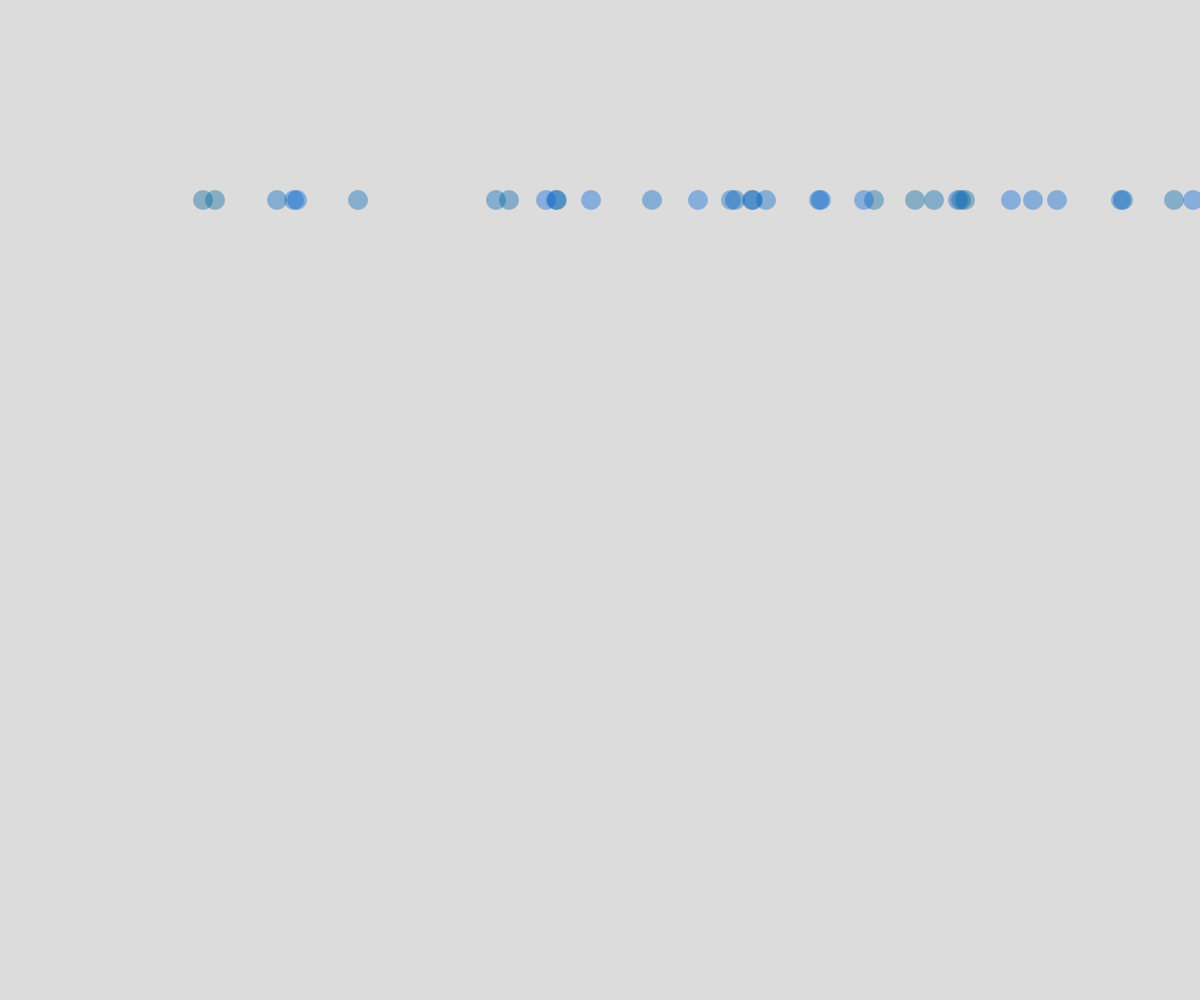
Frame 1 (no input)
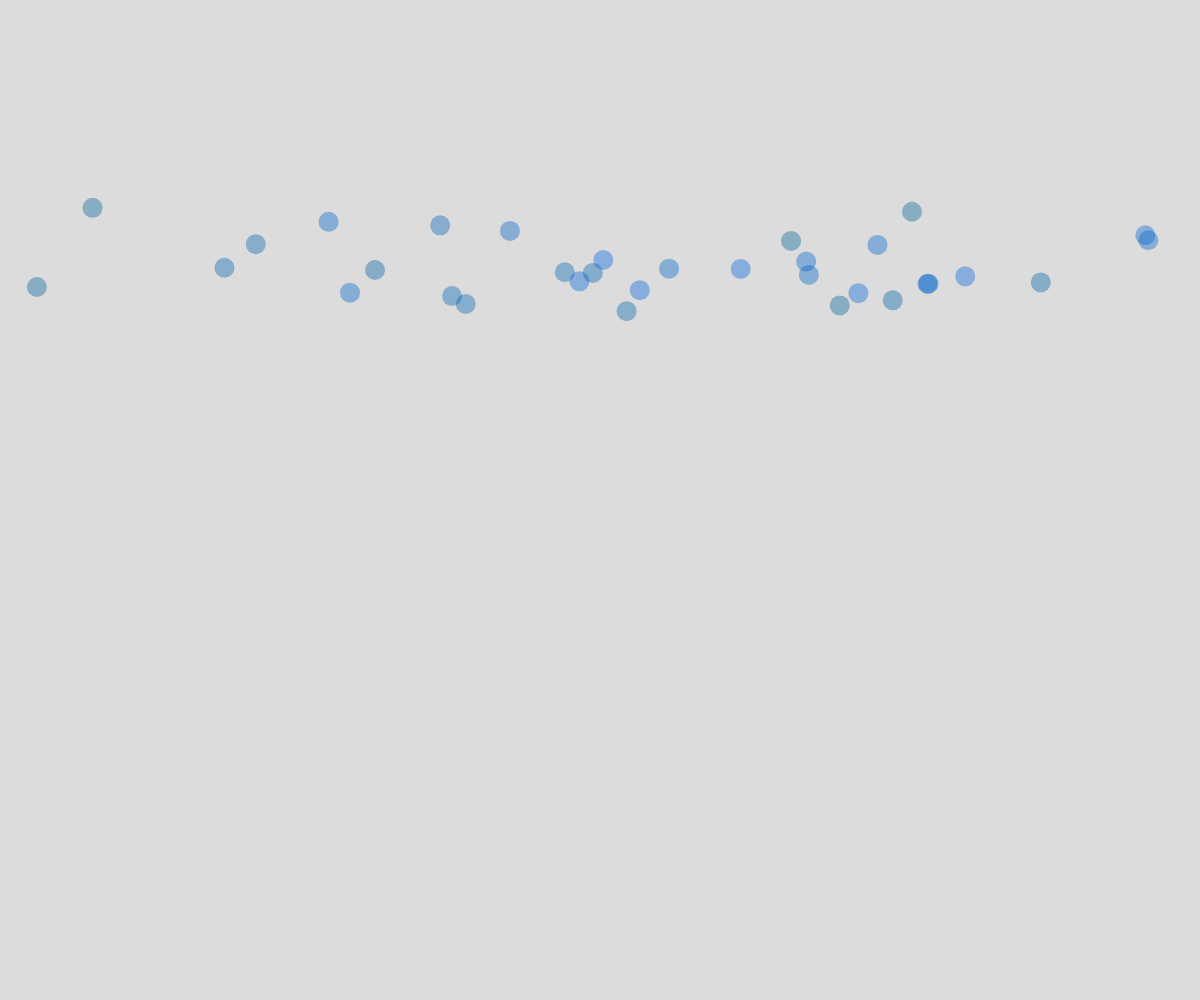
Frame 60 (no input)
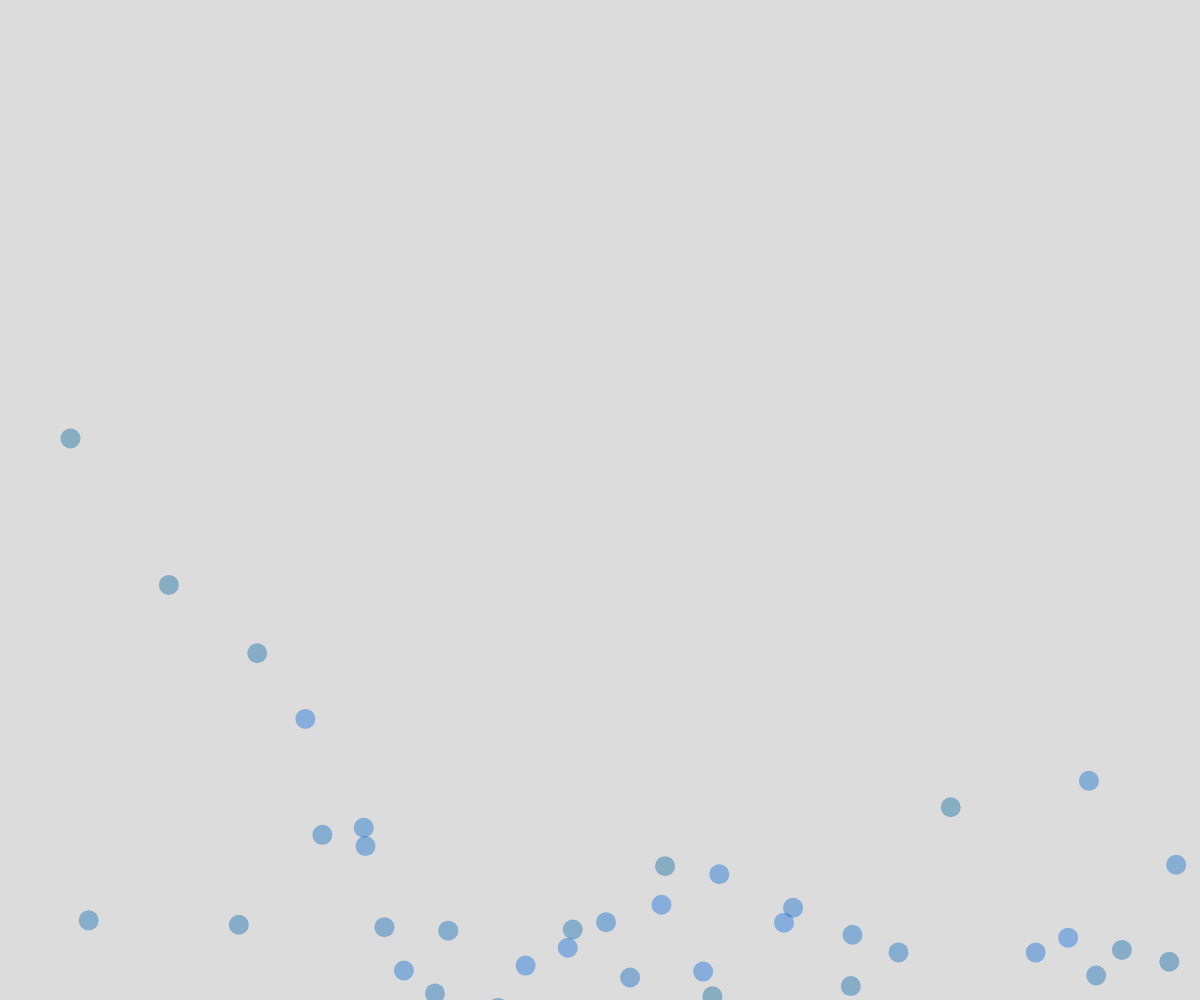
Frame 120 (the mouse pressed at the canvas centre since frame 60)

The p5.js sketch that drew these frames (run headless with seeded random() and noise() and a simulated clock; from frame 60 on, the mouse is pressed at the canvas centre):

// p5.js sketch
// ── sketch.js
// Project Title
// Your Name
// Date
//
// Extra for Experts:
// - describe what you did to take this project "above and beyond"

const G = 0.1635;

let pos;
let a = -5;
let gravity;
let myparticle = [];

class Particle{

  constructor(x,y){
    this.position = createVector(x,y);
    this.s = 20;
    this.velocity = createVector(random(-3,3),random(-5,-3));
    this.initx = this.velocity.x;
    this.inity = this.velocity.y;
    this.c = color(0,100,random(150,225),100);
  }

  display(){
    strokeWeight(this.s);
    stroke(this.c);
    point(this.position);
  }

  move(){
    this.velocity.add(gravity);
    this.position.add(this.velocity);
  }

  check(){
    if(this.position.x >= width || this.position.x <= -200){
      this.position.x = 0;
      this.velocity.x = this.initx;
      this.velocity.y = this.initx;
    }
    if(this.position.y >= height || this.position.y <= -200){
      this.velocity.x = this.initx;
      this.velocity.y = this.initx;
      this.position.y = 0;
    }

  }

  action(){
    this.display();
    this.move();
    this.check();
  }
}


function setup() {
  createCanvas(windowWidth, windowHeight);
  gravity = createVector(0,G);
  
  for(let _ = 0; _ < 40; ++_){
    myparticle.push(new Particle(int(random(0,width), int(random(0,height)))));
  }
}


function draw() {
  background(220);
  translate(200,200);
  
  for(let it of myparticle){
    it.action();
  }

  print(second());


}
